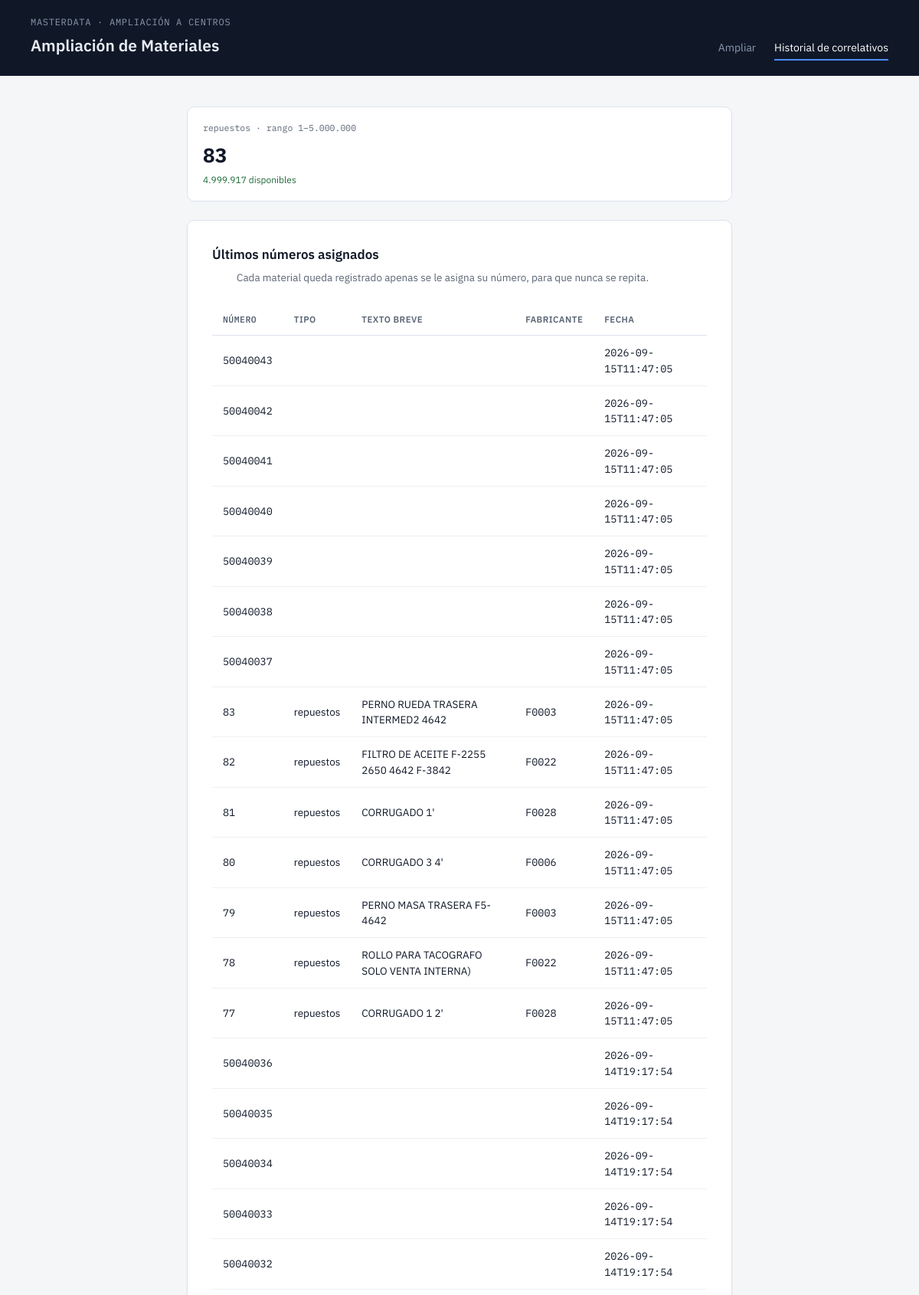
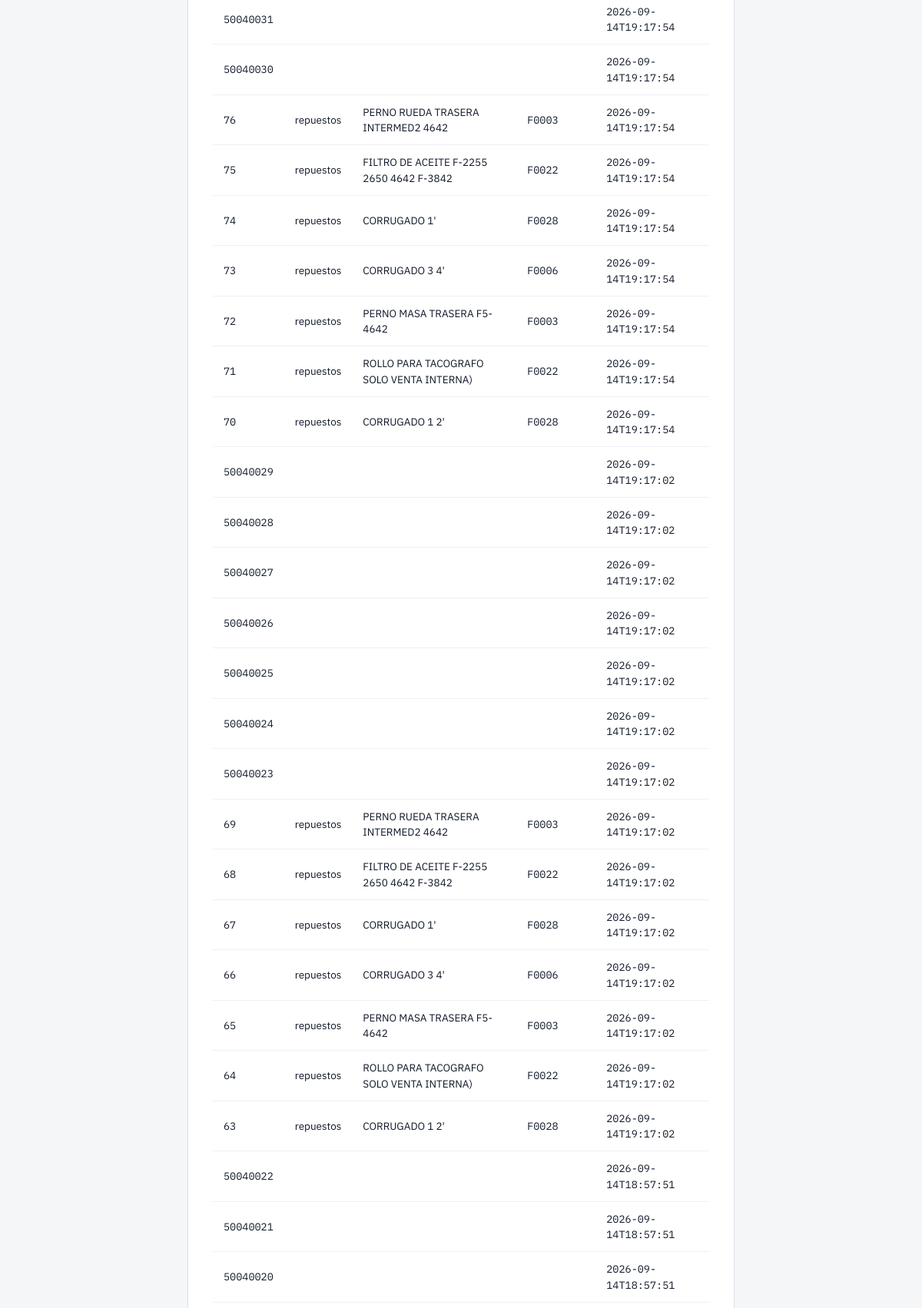
The page /historial (upper part) on the database its author committed (2 pictures, top to bottom).
### tables this page shows
CREATE TABLE historial_asignaciones (
            id INTEGER PRIMARY KEY AUTOINCREMENT,
            nombre_contador TEXT NOT NULL,
            numero_asignado INTEGER NOT NULL,
            tipo TEXT NOT NULL,
            texto_breve TEXT,
            fabricante_codigo TEXT,
            fecha TEXT NOT NULL
        );

### app.py (the view)
@app.route("/historial")
def historial():
    tipos_cfg = {t["id"]: engine.cargar_config(t["id"]) for t in engine.listar_tipos()}
    estados = []
    for tipo_id, cfg in tipos_cfg.items():
        corr_cfg = cfg.get("correlativo", {})
        if corr_cfg.get("enabled"):
            try:
                estado = correlativo.estado_contador(
                    corr_cfg["nombre"], corr_cfg.get("range_min"), corr_cfg.get("range_max")
                )
                estados.append((tipo_id, estado))
            except Exception:
                pass  # Skip si no se puede obtener estado
    registros = correlativo.historial(limit=200)
    return render_template("historial.html", estados=estados, registros=registros)

### correlativo.py (called while the page is built)
def _get_conn():
    DB_PATH.parent.mkdir(parents=True, exist_ok=True)
    conn = sqlite3.connect(DB_PATH)
    conn.execute("""
        CREATE TABLE IF NOT EXISTS contadores (
            nombre TEXT PRIMARY KEY,
            ultimo_valor INTEGER NOT NULL,
            range_min INTEGER NOT NULL,
            range_max INTEGER NOT NULL
        )
    """)
    conn.execute("""
        CREATE TABLE IF NOT EXISTS historial_asignaciones (
            id INTEGER PRIMARY KEY AUTOINCREMENT,
            nombre_contador TEXT NOT NULL,
            numero_asignado INTEGER NOT NULL,
            tipo TEXT NOT NULL,
            texto_breve TEXT,
            fabricante_codigo TEXT,
            fecha TEXT NOT NULL
        )
    """)
    conn.commit()
    return conn

def estado_contador(nombre_contador: str, range_min: int, range_max: int) -> dict:
    conn = _get_conn()
    try:
        cur = conn.execute(
            "SELECT ultimo_valor FROM contadores WHERE nombre = ?", (nombre_contador,)
        )
        row = cur.fetchone()
        ultimo = row[0] if row else range_min - 1
        return {
            "nombre": nombre_contador,
            "ultimo_valor": ultimo,
            "range_min": range_min,
            "range_max": range_max,
            "disponibles": range_max - ultimo,
        }
    finally:
        conn.close()

def historial(limit: int = 100) -> list:
    conn = _get_conn()
    try:
        cur = conn.execute(
            """SELECT numero_asignado, tipo, texto_breve, fabricante_codigo, fecha
               FROM historial_asignaciones ORDER BY id DESC LIMIT ?""",
            (limit,),
        )
        cols = ["numero_asignado", "tipo", "texto_breve", "fabricante_codigo", "fecha"]
        return [dict(zip(cols, r)) for r in cur.fetchall()]
    finally:
        conn.close()

### engine.py (called while the page is built)
def listar_tipos() -> list[dict]:
    tipos = []
    for f in sorted(TIPOS_DIR.glob("*.json")):
        with open(f, encoding="utf-8") as fh:
            cfg = json.load(fh)
        if cfg.get("oculto"):
            continue
        tipos.append({
            "id": cfg["id"],
            "nombre": cfg["nombre"],
            "descripcion": cfg.get("descripcion", ""),
            "tiene_diccionario": bool(cfg.get("diccionario_referencia")),
        })
    return tipos

### templates/historial.html
{% extends "base.html" %}
{% block content %}
<div class="stat-row">
  {% for tipo_id, estado in estados %}
    <div class="stat">
      <div class="stat-label">{{ tipo_id }} · rango {{ "{:,}".format(estado.range_min).replace(",", ".") }}–{{ "{:,}".format(estado.range_max).replace(",", ".") }}</div>
      <div class="stat-value">{{ "{:,}".format(estado.ultimo_valor).replace(",", ".") }}</div>
      <div class="stat-sub">{{ "{:,}".format(estado.disponibles).replace(",", ".") }} disponibles</div>
    </div>
  {% endfor %}
</div>
<div class="panel">
  <h2>Últimos números asignados</h2>
  <p class="lede">Cada material queda registrado apenas se le asigna su número, para que nunca se repita.</p>
  <table>
    <thead>
      <tr>
        <th class="num">Número</th>
        <th>Tipo</th>
        <th>Texto breve</th>
        <th>Fabricante</th>
        <th>Fecha</th>
      </tr>
    </thead>
    <tbody>
      {% for r in registros %}
      <tr>
        <td class="num">{{ r.numero_asignado }}</td>
        <td>{{ r.tipo }}</td>
        <td>{{ r.texto_breve }}</td>
        <td class="num">{{ r.fabricante_codigo }}</td>
        <td class="num">{{ r.fecha }}</td>
      </tr>
      {% else %}
      <tr><td colspan="5">Todavía no se ha generado ninguna ampliación.</td></tr>
      {% endfor %}
    </tbody>
  </table>
</div>
{% endblock %}

### templates/base.html (shortened to what this page needs)
<!DOCTYPE html>
<html lang="es">
<head>
  <link rel="stylesheet" href="{{ url_for('static', filename='style.css') }}">
</head>
<body>
  <header class="top">
    <div class="brand">MASTERDATA · AMPLIACIÓN A CENTROS</div>
    <div class="top-row">
      <h1>Ampliación de Materiales</h1>
      <nav>
        <a href="{{ url_for('index') }}" class="{{ 'active' if request.endpoint == 'index' else '' }}">Ampliar</a>
        <a href="{{ url_for('historial') }}" class="{{ 'active' if request.endpoint == 'historial' else '' }}">Historial de correlativos</a>
      </nav>
    </div>
  </header>
  <main>
    {% block content %}{% endblock %}
  </main>
</body>
</html>

### static/style.css (style rules this page uses)
:root { --bg: #F4F6F8; --panel: #FFFFFF; --header-bg: #101828; --header-ink: #E7EBF2; --header-ink-dim: #8B98AC; --ink: #101828; --ink-dim: #5B6676; --line: #DDE3EC; --accent: #1E4FD6; --accent-hover: #163AA3; --accent-bg: #F5F8FF; --accent-bg-strong: #EAF1FF; --ok-bg: #EAF7EE; --ok-ink: #1D6B3A; --warn-bg: #FFF6E5; --warn-ink: #92600B; --err-bg: #FDEDEC; --err-ink: #B42318; --mono: "IBM Plex Mono", ui-monospace, "SFMono-Regular", Menlo, Consolas, monospace; --sans: "IBM Plex Sans", -apple-system, "Segoe UI", Helvetica, Arial, sans-serif; }
* { box-sizing: border-box; }
body { margin: 0; background: var(--bg); color: var(--ink); font-family: var(--sans); line-height: 1.5; }
header.top { background: var(--header-bg); color: var(--header-ink); padding: 20px 40px; }
header.top .brand { font-family: var(--mono); font-size: 12px; letter-spacing: 0.06em; text-transform: uppercase; color: var(--header-ink-dim); margin-bottom: 6px; }
header.top .top-row { display: flex; align-items: baseline; justify-content: space-between; flex-wrap: wrap; gap: 10px; }
header.top h1 { margin: 0; font-size: 21px; font-weight: 600; }
header.top nav { display: flex; gap: 24px; font-size: 14px; }
header.top nav a { color: var(--header-ink-dim); text-decoration: none; padding-bottom: 4px; border-bottom: 2px solid transparent; }
header.top nav a.active { color: #FFFFFF; border-bottom-color: #4C8CFF; }
main { max-width: 760px; margin: 0 auto; padding: 40px 24px 80px; }
.panel { background: var(--panel); border: 1px solid var(--line); border-radius: 10px; padding: 32px; box-shadow: 0 1px 2px rgba(16, 24, 40, 0.04); }
h2 { font-size: 17px; font-weight: 600; margin: 0 0 6px; }
p.lede { color: var(--ink-dim); margin: 6px 0 24px 32px; font-size: 13.5px; max-width: 560px; }
table { width: 100%; border-collapse: collapse; font-size: 13.5px; margin-top: 6px; }
th, td { text-align: left; padding: 12px 14px; border-bottom: 1px solid #EDF0F4; }
th { font-size: 11.5px; letter-spacing: 0.04em; text-transform: uppercase; color: var(--ink-dim); font-weight: 600; border-bottom: 1px solid var(--line); }
td.num, th.num { font-family: var(--mono); }
.stat-row { display: grid; grid-template-columns: repeat(auto-fit, minmax(180px, 1fr)); gap: 14px; margin-bottom: 24px; }
.stat { background: var(--panel); border: 1px solid var(--line); border-radius: 10px; padding: 18px 20px; }
.stat-label { font-family: var(--mono); font-size: 11.5px; color: var(--ink-dim); }
.stat-value { font-family: var(--mono); font-size: 26px; font-weight: 700; margin: 8px 0 4px; color: var(--ink); }
.stat-sub { font-size: 12px; color: var(--ok-ink); }

### rows shown on the page
historial_asignaciones: numero_asignado "50040043", fecha "2026-09-15T11:47:05"
historial_asignaciones: numero_asignado "50040042", fecha "2026-09-15T11:47:05"
historial_asignaciones: numero_asignado "50040041", fecha "2026-09-15T11:47:05"
historial_asignaciones: numero_asignado "50040040", fecha "2026-09-15T11:47:05"
historial_asignaciones: numero_asignado "50040039", fecha "2026-09-15T11:47:05"
historial_asignaciones: numero_asignado "50040038", fecha "2026-09-15T11:47:05"
historial_asignaciones: numero_asignado "50040037", fecha "2026-09-15T11:47:05"
historial_asignaciones: numero_asignado "83", tipo "repuestos", texto_breve "PERNO RUEDA TRASERA INTERMED2 4642", fabricante_codigo "F0003", fecha "2026-09-15T11:47:05"
historial_asignaciones: numero_asignado "82", tipo "repuestos", texto_breve "FILTRO DE ACEITE F-2255 2650 4642 F-3842", fabricante_codigo "F0022", fecha "2026-09-15T11:47:05"
historial_asignaciones: numero_asignado "81", tipo "repuestos", texto_breve "CORRUGADO 1'", fabricante_codigo "F0028", fecha "2026-09-15T11:47:05"
historial_asignaciones: numero_asignado "80", tipo "repuestos", texto_breve "CORRUGADO 3 4'", fabricante_codigo "F0006", fecha "2026-09-15T11:47:05"
historial_asignaciones: numero_asignado "79", tipo "repuestos", texto_breve "PERNO MASA TRASERA F5-4642", fabricante_codigo "F0003", fecha "2026-09-15T11:47:05"
historial_asignaciones: numero_asignado "78", tipo "repuestos", texto_breve "ROLLO PARA TACOGRAFO SOLO VENTA INTERNA)", fabricante_codigo "F0022", fecha "2026-09-15T11:47:05"
historial_asignaciones: numero_asignado "77", tipo "repuestos", texto_breve "CORRUGADO 1 2'", fabricante_codigo "F0028", fecha "2026-09-15T11:47:05"
historial_asignaciones: numero_asignado "50040036", fecha "2026-09-14T19:17:54"
historial_asignaciones: numero_asignado "50040035", fecha "2026-09-14T19:17:54"
historial_asignaciones: numero_asignado "50040034", fecha "2026-09-14T19:17:54"
historial_asignaciones: numero_asignado "50040033", fecha "2026-09-14T19:17:54"
historial_asignaciones: numero_asignado "50040032", fecha "2026-09-14T19:17:54"
historial_asignaciones: numero_asignado "50040031", fecha "2026-09-14T19:17:54"
historial_asignaciones: numero_asignado "50040030", fecha "2026-09-14T19:17:54"
historial_asignaciones: numero_asignado "76", tipo "repuestos", texto_breve "PERNO RUEDA TRASERA INTERMED2 4642", fabricante_codigo "F0003", fecha "2026-09-14T19:17:54"
historial_asignaciones: numero_asignado "75", tipo "repuestos", texto_breve "FILTRO DE ACEITE F-2255 2650 4642 F-3842", fabricante_codigo "F0022", fecha "2026-09-14T19:17:54"
historial_asignaciones: numero_asignado "74", tipo "repuestos", texto_breve "CORRUGADO 1'", fabricante_codigo "F0028", fecha "2026-09-14T19:17:54"
historial_asignaciones: numero_asignado "73", tipo "repuestos", texto_breve "CORRUGADO 3 4'", fabricante_codigo "F0006", fecha "2026-09-14T19:17:54"
historial_asignaciones: numero_asignado "72", tipo "repuestos", texto_breve "PERNO MASA TRASERA F5-4642", fabricante_codigo "F0003", fecha "2026-09-14T19:17:54"
historial_asignaciones: numero_asignado "71", tipo "repuestos", texto_breve "ROLLO PARA TACOGRAFO SOLO VENTA INTERNA)", fabricante_codigo "F0022", fecha "2026-09-14T19:17:54"
historial_asignaciones: numero_asignado "70", tipo "repuestos", texto_breve "CORRUGADO 1 2'", fabricante_codigo "F0028", fecha "2026-09-14T19:17:54"
historial_asignaciones: numero_asignado "50040029", fecha "2026-09-14T19:17:02"
historial_asignaciones: numero_asignado "50040028", fecha "2026-09-14T19:17:02"
historial_asignaciones: numero_asignado "50040027", fecha "2026-09-14T19:17:02"
historial_asignaciones: numero_asignado "50040026", fecha "2026-09-14T19:17:02"
historial_asignaciones: numero_asignado "50040025", fecha "2026-09-14T19:17:02"
historial_asignaciones: numero_asignado "50040024", fecha "2026-09-14T19:17:02"
historial_asignaciones: numero_asignado "50040023", fecha "2026-09-14T19:17:02"
historial_asignaciones: numero_asignado "69", tipo "repuestos", texto_breve "PERNO RUEDA TRASERA INTERMED2 4642", fabricante_codigo "F0003", fecha "2026-09-14T19:17:02"
historial_asignaciones: numero_asignado "68", tipo "repuestos", texto_breve "FILTRO DE ACEITE F-2255 2650 4642 F-3842", fabricante_codigo "F0022", fecha "2026-09-14T19:17:02"
historial_asignaciones: numero_asignado "67", tipo "repuestos", texto_breve "CORRUGADO 1'", fabricante_codigo "F0028", fecha "2026-09-14T19:17:02"
historial_asignaciones: numero_asignado "66", tipo "repuestos", texto_breve "CORRUGADO 3 4'", fabricante_codigo "F0006", fecha "2026-09-14T19:17:02"
historial_asignaciones: numero_asignado "65", tipo "repuestos", texto_breve "PERNO MASA TRASERA F5-4642", fabricante_codigo "F0003", fecha "2026-09-14T19:17:02"
historial_asignaciones: numero_asignado "64", tipo "repuestos", texto_breve "ROLLO PARA TACOGRAFO SOLO VENTA INTERNA)", fabricante_codigo "F0022", fecha "2026-09-14T19:17:02"
historial_asignaciones: numero_asignado "63", tipo "repuestos", texto_breve "CORRUGADO 1 2'", fabricante_codigo "F0028", fecha "2026-09-14T19:17:02"
historial_asignaciones: numero_asignado "50040022", fecha "2026-09-14T18:57:51"
historial_asignaciones: numero_asignado "50040021", fecha "2026-09-14T18:57:51"
historial_asignaciones: numero_asignado "50040020", fecha "2026-09-14T18:57:51"

### other values the page prints
{{ tipo_id }} "repuestos"
{{ "{:,}".format(estado.range_min).replace(",", ".") }} "1"
{{ "{:,}".format(estado.range_max).replace(",", ".") }} "5.000.000"
{{ "{:,}".format(estado.ultimo_valor).replace(",", ".") }} "83"
{{ "{:,}".format(estado.disponibles).replace(",", ".") }} "4.999.917"
